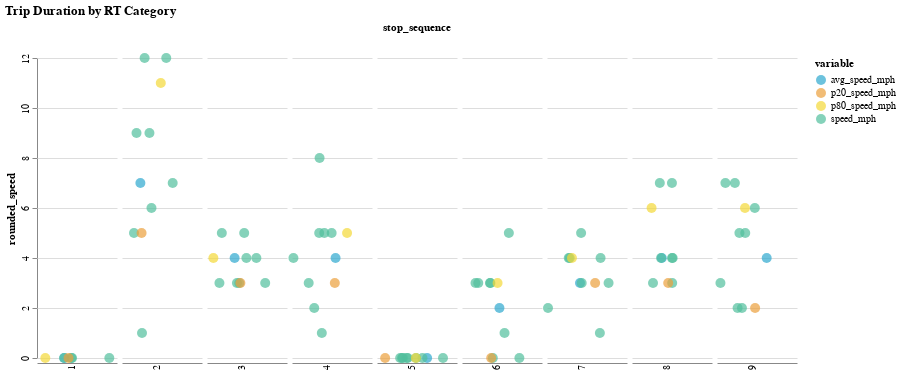

Write notebook code for a chart like this one.
### Code cell
chart2

### Figure 1 — Vega-Lite specification as saved in the notebook (floating-point values rounded to 4 significant figures)
{"config": {"view": {"continuousWidth": 400, "continuousHeight": 300, "stroke": null}, "facet": {"spacing": 0}}, "data": {"name": "data-dff0b11a0dc021cd7521f1198c1e7b36"}, "mark": {"type": "circle", "size": 100}, "encoding": {"color": {"field": "variable", "scale": {"range": ["#2EA8CE", "#EB9F3C", "#F4D837", "#51BF9D", "#8CBCCB", "#9487C0"]}, "type": "nominal"}, "column": {"field": "stop_sequence", "header": {"labelAlign": "right", "labelAngle": -90, "labelOrient": "bottom", "labelPadding": 2, "titleOrient": "top"}, "type": "nominal"}, "tooltip": [{"field": "_gtfs_dataset_name", "type": "nominal"}, {"field": "shape_array_key", "type": "nominal"}, {"field": "trip_id", "type": "nominal"}, {"field": "stop_sequence", "type": "quantitative"}, {"field": "gtfs_dataset_key", "type": "nominal"}, {"field": "loop_or_inlining", "type": "quantitative"}, {"field": "n_trips", "type": "quantitative"}, {"field": "variable", "type": "nominal"}, {"field": "speed", "type": "quantitative"}, {"field": "rounded_speed", "type": "quantitative"}], "x": {"axis": {"grid": false, "labels": false, "ticks": false, "values": [0]}, "field": "jitter", "scale": {}, "title": null, "type": "quantitative"}, "y": {"axis": {"labelAngle": -90}, "field": "rounded_speed", "type": "quantitative"}}, "height": 300, "title": "Trip Duration by RT Category", "transform": [{"calculate": "sqrt(-2*log(random()))*cos(2*PI*random())", "as": "jitter"}], "width": 80, "$schema": "https://vega.github.io/schema/vega-lite/v4.17.0.json", "datasets": {"data-dff0b11a0dc021cd7521f1198c1e7b36": [{"_gtfs_dataset_name": "Anaheim Resort VehiclePositions", "shape_array_key": "29d2bbdbeaec1d6888800f85bebf6e33", "trip_id": "aa6a03fe-f119-44a5-8976-2ad77ceeb89f:4", "stop_sequence": 1, "gtfs_dataset_key": "1051e067d18a76b0a79789f051d5c22b", "loop_or_inlining": 1, "n_trips": 8, "variable": "avg_speed_mph", "speed": 0.0, "rounded_speed": 0}, {"_gtfs_dataset_name": "Anaheim Resort VehiclePositions", "shape_array_key": "29d2bbdbeaec1d6888800f85bebf6e33", "trip_id": "aa6a03fe-f119-44a5-8976-2ad77ceeb89f:4", "stop_sequence": 2, "gtfs_dataset_key": "1051e067d18a76b0a79789f051d5c22b", "loop_or_inlining": 1, "n_trips": 8, "variable": "avg_speed_mph", "speed": 7.99, "rounded_speed": 7}, {"_gtfs_dataset_name": "Anaheim Resort VehiclePositions", "shape_array_key": "29d2bbdbeaec1d6888800f85bebf6e33", "trip_id": "aa6a03fe-f119-44a5-8976-2ad77ceeb89f:8", "stop_sequence": 3, "gtfs_dataset_key": "1051e067d18a76b0a79789f051d5c22b", "loop_or_inlining": 1, "n_trips": 8, "variable": "avg_speed_mph", "speed": 4.21, "rounded_speed": 4}, {"_gtfs_dataset_name": "Anaheim Resort VehiclePositions", "shape_array_key": "29d2bbdbeaec1d6888800f85bebf6e33", "trip_id": "aa6a03fe-f119-44a5-8976-2ad77ceeb89f:3", "stop_sequence": 4, "gtfs_dataset_key": "1051e067d18a76b0a79789f051d5c22b", "loop_or_inlining": 1, "n_trips": 8, "variable": "avg_speed_mph", "speed": 4.81, "rounded_speed": 4}, {"_gtfs_dataset_name": "Anaheim Resort VehiclePositions", "shape_array_key": "29d2bbdbeaec1d6888800f85bebf6e33", "trip_id": "aa6a03fe-f119-44a5-8976-2ad77ceeb89f:5", "stop_sequence": 5, "gtfs_dataset_key": "1051e067d18a76b0a79789f051d5c22b", "loop_or_inlining": 1, "n_trips": 8, "variable": "avg_speed_mph", "speed": 0.61, "rounded_speed": 0}, {"_gtfs_dataset_name": "Anaheim Resort VehiclePositions", "shape_array_key": "29d2bbdbeaec1d6888800f85bebf6e33", "trip_id": "aa6a03fe-f119-44a5-8976-2ad77ceeb89f:1", "stop_sequence": 6, "gtfs_dataset_key": "1051e067d18a76b0a79789f051d5c22b", "loop_or_inlining": 1, "n_trips": 8, "variable": "avg_speed_mph", "speed": 2.46, "rounded_speed": 2}, {"_gtfs_dataset_name": "Anaheim Resort VehiclePositions", "shape_array_key": "29d2bbdbeaec1d6888800f85bebf6e33", "trip_id": "aa6a03fe-f119-44a5-8976-2ad77ceeb89f:4", "stop_sequence": 7, "gtfs_dataset_key": "1051e067d18a76b0a79789f051d5c22b", "loop_or_inlining": 1, "n_trips": 8, "variable": "avg_speed_mph", "speed": 3.82, "rounded_speed": 3}, {"_gtfs_dataset_name": "Anaheim Resort VehiclePositions", "shape_array_key": "29d2bbdbeaec1d6888800f85bebf6e33", "trip_id": "aa6a03fe-f119-44a5-8976-2ad77ceeb89f:5", "stop_sequence": 8, "gtfs_dataset_key": "1051e067d18a76b0a79789f051d5c22b", "loop_or_inlining": 1, "n_trips": 8, "variable": "avg_speed_mph", "speed": 4.91, "rounded_speed": 4}, {"_gtfs_dataset_name": "Anaheim Resort VehiclePositions", "shape_array_key": "29d2bbdbeaec1d6888800f85bebf6e33", "trip_id": "aa6a03fe-f119-44a5-8976-2ad77ceeb89f:5", "stop_sequence": 9, "gtfs_dataset_key": "1051e067d18a76b0a79789f051d5c22b", "loop_or_inlining": 1, "n_trips": 8, "variable": "avg_speed_mph", "speed": 4.96, "rounded_speed": 4}, {"_gtfs_dataset_name": "Anaheim Resort VehiclePositions", "shape_array_key": "29d2bbdbeaec1d6888800f85bebf6e33", "trip_id": "aa6a03fe-f119-44a5-8976-2ad77ceeb89f:4", "stop_sequence": 1, "gtfs_dataset_key": "1051e067d18a76b0a79789f051d5c22b", "loop_or_inlining": 1, "n_trips": 8, "variable": "speed_mph", "speed": 0.0, "rounded_speed": 0}, {"_gtfs_dataset_name": "Anaheim Resort VehiclePositions", "shape_array_key": "29d2bbdbeaec1d6888800f85bebf6e33", "trip_id": "aa6a03fe-f119-44a5-8976-2ad77ceeb89f:1", "stop_sequence": 1, "gtfs_dataset_key": "1051e067d18a76b0a79789f051d5c22b", "loop_or_inlining": 1, "n_trips": 8, "variable": "speed_mph", "speed": 0.0008325, "rounded_speed": 0}, {"_gtfs_dataset_name": "Anaheim Resort VehiclePositions", "shape_array_key": "29d2bbdbeaec1d6888800f85bebf6e33", "trip_id": "aa6a03fe-f119-44a5-8976-2ad77ceeb89f:3", "stop_sequence": 1, "gtfs_dataset_key": "1051e067d18a76b0a79789f051d5c22b", "loop_or_inlining": 1, "n_trips": 8, "variable": "speed_mph", "speed": 0.02417, "rounded_speed": 0}, {"_gtfs_dataset_name": "Anaheim Resort VehiclePositions", "shape_array_key": "29d2bbdbeaec1d6888800f85bebf6e33", "trip_id": "aa6a03fe-f119-44a5-8976-2ad77ceeb89f:7", "stop_sequence": 1, "gtfs_dataset_key": "1051e067d18a76b0a79789f051d5c22b", "loop_or_inlining": 1, "n_trips": 8, "variable": "speed_mph", "speed": 0.004286, "rounded_speed": 0}, {"_gtfs_dataset_name": "Anaheim Resort VehiclePositions", "shape_array_key": "29d2bbdbeaec1d6888800f85bebf6e33", "trip_id": "aa6a03fe-f119-44a5-8976-2ad77ceeb89f:4", "stop_sequence": 2, "gtfs_dataset_key": "1051e067d18a76b0a79789f051d5c22b", "loop_or_inlining": 1, "n_trips": 8, "variable": "speed_mph", "speed": 9.053, "rounded_speed": 9}, {"_gtfs_dataset_name": "Anaheim Resort VehiclePositions", "shape_array_key": "29d2bbdbeaec1d6888800f85bebf6e33", "trip_id": "aa6a03fe-f119-44a5-8976-2ad77ceeb89f:8", "stop_sequence": 2, "gtfs_dataset_key": "1051e067d18a76b0a79789f051d5c22b", "loop_or_inlining": 1, "n_trips": 8, "variable": "speed_mph", "speed": 9.572, "rounded_speed": 9}, {"_gtfs_dataset_name": "Anaheim Resort VehiclePositions", "shape_array_key": "29d2bbdbeaec1d6888800f85bebf6e33", "trip_id": "aa6a03fe-f119-44a5-8976-2ad77ceeb89f:2", "stop_sequence": 2, "gtfs_dataset_key": "1051e067d18a76b0a79789f051d5c22b", "loop_or_inlining": 1, "n_trips": 8, "variable": "speed_mph", "speed": 12.08, "rounded_speed": 12}, {"_gtfs_dataset_name": "Anaheim Resort VehiclePositions", "shape_array_key": "29d2bbdbeaec1d6888800f85bebf6e33", "trip_id": "aa6a03fe-f119-44a5-8976-2ad77ceeb89f:7", "stop_sequence": 2, "gtfs_dataset_key": "1051e067d18a76b0a79789f051d5c22b", "loop_or_inlining": 1, "n_trips": 8, "variable": "speed_mph", "speed": 7.317, "rounded_speed": 7}, {"_gtfs_dataset_name": "Anaheim Resort VehiclePositions", "shape_array_key": "29d2bbdbeaec1d6888800f85bebf6e33", "trip_id": "aa6a03fe-f119-44a5-8976-2ad77ceeb89f:5", "stop_sequence": 2, "gtfs_dataset_key": "1051e067d18a76b0a79789f051d5c22b", "loop_or_inlining": 1, "n_trips": 8, "variable": "speed_mph", "speed": 12.23, "rounded_speed": 12}, {"_gtfs_dataset_name": "Anaheim Resort VehiclePositions", "shape_array_key": "29d2bbdbeaec1d6888800f85bebf6e33", "trip_id": "aa6a03fe-f119-44a5-8976-2ad77ceeb89f:1", "stop_sequence": 2, "gtfs_dataset_key": "1051e067d18a76b0a79789f051d5c22b", "loop_or_inlining": 1, "n_trips": 8, "variable": "speed_mph", "speed": 1.475, "rounded_speed": 1}, {"_gtfs_dataset_name": "Anaheim Resort VehiclePositions", "shape_array_key": "29d2bbdbeaec1d6888800f85bebf6e33", "trip_id": "aa6a03fe-f119-44a5-8976-2ad77ceeb89f:3", "stop_sequence": 2, "gtfs_dataset_key": "1051e067d18a76b0a79789f051d5c22b", "loop_or_inlining": 1, "n_trips": 8, "variable": "speed_mph", "speed": 6.665, "rounded_speed": 6}, {"_gtfs_dataset_name": "Anaheim Resort VehiclePositions", "shape_array_key": "29d2bbdbeaec1d6888800f85bebf6e33", "trip_id": "aa6a03fe-f119-44a5-8976-2ad77ceeb89f:6", "stop_sequence": 2, "gtfs_dataset_key": "1051e067d18a76b0a79789f051d5c22b", "loop_or_inlining": 1, "n_trips": 8, "variable": "speed_mph", "speed": 5.539, "rounded_speed": 5}, {"_gtfs_dataset_name": "Anaheim Resort VehiclePositions", "shape_array_key": "29d2bbdbeaec1d6888800f85bebf6e33", "trip_id": "aa6a03fe-f119-44a5-8976-2ad77ceeb89f:8", "stop_sequence": 3, "gtfs_dataset_key": "1051e067d18a76b0a79789f051d5c22b", "loop_or_inlining": 1, "n_trips": 8, "variable": "speed_mph", "speed": 4.204, "rounded_speed": 4}, {"_gtfs_dataset_name": "Anaheim Resort VehiclePositions", "shape_array_key": "29d2bbdbeaec1d6888800f85bebf6e33", "trip_id": "aa6a03fe-f119-44a5-8976-2ad77ceeb89f:6", "stop_sequence": 3, "gtfs_dataset_key": "1051e067d18a76b0a79789f051d5c22b", "loop_or_inlining": 1, "n_trips": 8, "variable": "speed_mph", "speed": 5.456, "rounded_speed": 5}, {"_gtfs_dataset_name": "Anaheim Resort VehiclePositions", "shape_array_key": "29d2bbdbeaec1d6888800f85bebf6e33", "trip_id": "aa6a03fe-f119-44a5-8976-2ad77ceeb89f:3", "stop_sequence": 3, "gtfs_dataset_key": "1051e067d18a76b0a79789f051d5c22b", "loop_or_inlining": 1, "n_trips": 8, "variable": "speed_mph", "speed": 5.234, "rounded_speed": 5}, {"_gtfs_dataset_name": "Anaheim Resort VehiclePositions", "shape_array_key": "29d2bbdbeaec1d6888800f85bebf6e33", "trip_id": "aa6a03fe-f119-44a5-8976-2ad77ceeb89f:7", "stop_sequence": 3, "gtfs_dataset_key": "1051e067d18a76b0a79789f051d5c22b", "loop_or_inlining": 1, "n_trips": 8, "variable": "speed_mph", "speed": 3.744, "rounded_speed": 3}, {"_gtfs_dataset_name": "Anaheim Resort VehiclePositions", "shape_array_key": "29d2bbdbeaec1d6888800f85bebf6e33", "trip_id": "aa6a03fe-f119-44a5-8976-2ad77ceeb89f:1", "stop_sequence": 3, "gtfs_dataset_key": "1051e067d18a76b0a79789f051d5c22b", "loop_or_inlining": 1, "n_trips": 8, "variable": "speed_mph", "speed": 3.771, "rounded_speed": 3}, {"_gtfs_dataset_name": "Anaheim Resort VehiclePositions", "shape_array_key": "29d2bbdbeaec1d6888800f85bebf6e33", "trip_id": "aa6a03fe-f119-44a5-8976-2ad77ceeb89f:5", "stop_sequence": 3, "gtfs_dataset_key": "1051e067d18a76b0a79789f051d5c22b", "loop_or_inlining": 1, "n_trips": 8, "variable": "speed_mph", "speed": 3.717, "rounded_speed": 3}, {"_gtfs_dataset_name": "Anaheim Resort VehiclePositions", "shape_array_key": "29d2bbdbeaec1d6888800f85bebf6e33", "trip_id": "aa6a03fe-f119-44a5-8976-2ad77ceeb89f:4", "stop_sequence": 3, "gtfs_dataset_key": "1051e067d18a76b0a79789f051d5c22b", "loop_or_inlining": 1, "n_trips": 8, "variable": "speed_mph", "speed": 4.031, "rounded_speed": 4}, {"_gtfs_dataset_name": "Anaheim Resort VehiclePositions", "shape_array_key": "29d2bbdbeaec1d6888800f85bebf6e33", "trip_id": "aa6a03fe-f119-44a5-8976-2ad77ceeb89f:2", "stop_sequence": 3, "gtfs_dataset_key": "1051e067d18a76b0a79789f051d5c22b", "loop_or_inlining": 1, "n_trips": 8, "variable": "speed_mph", "speed": 3.537, "rounded_speed": 3}, {"_gtfs_dataset_name": "Anaheim Resort VehiclePositions", "shape_array_key": "29d2bbdbeaec1d6888800f85bebf6e33", "trip_id": "aa6a03fe-f119-44a5-8976-2ad77ceeb89f:3", "stop_sequence": 4, "gtfs_dataset_key": "1051e067d18a76b0a79789f051d5c22b", "loop_or_inlining": 1, "n_trips": 8, "variable": "speed_mph", "speed": 5.502, "rounded_speed": 5}, {"_gtfs_dataset_name": "Anaheim Resort VehiclePositions", "shape_array_key": "29d2bbdbeaec1d6888800f85bebf6e33", "trip_id": "aa6a03fe-f119-44a5-8976-2ad77ceeb89f:2", "stop_sequence": 4, "gtfs_dataset_key": "1051e067d18a76b0a79789f051d5c22b", "loop_or_inlining": 1, "n_trips": 8, "variable": "speed_mph", "speed": 4.743, "rounded_speed": 4}, {"_gtfs_dataset_name": "Anaheim Resort VehiclePositions", "shape_array_key": "29d2bbdbeaec1d6888800f85bebf6e33", "trip_id": "aa6a03fe-f119-44a5-8976-2ad77ceeb89f:5", "stop_sequence": 4, "gtfs_dataset_key": "1051e067d18a76b0a79789f051d5c22b", "loop_or_inlining": 1, "n_trips": 8, "variable": "speed_mph", "speed": 2.685, "rounded_speed": 2}, {"_gtfs_dataset_name": "Anaheim Resort VehiclePositions", "shape_array_key": "29d2bbdbeaec1d6888800f85bebf6e33", "trip_id": "aa6a03fe-f119-44a5-8976-2ad77ceeb89f:4", "stop_sequence": 4, "gtfs_dataset_key": "1051e067d18a76b0a79789f051d5c22b", "loop_or_inlining": 1, "n_trips": 8, "variable": "speed_mph", "speed": 1.904, "rounded_speed": 1}, {"_gtfs_dataset_name": "Anaheim Resort VehiclePositions", "shape_array_key": "29d2bbdbeaec1d6888800f85bebf6e33", "trip_id": "aa6a03fe-f119-44a5-8976-2ad77ceeb89f:1", "stop_sequence": 4, "gtfs_dataset_key": "1051e067d18a76b0a79789f051d5c22b", "loop_or_inlining": 1, "n_trips": 8, "variable": "speed_mph", "speed": 8.875, "rounded_speed": 8}, {"_gtfs_dataset_name": "Anaheim Resort VehiclePositions", "shape_array_key": "29d2bbdbeaec1d6888800f85bebf6e33", "trip_id": "aa6a03fe-f119-44a5-8976-2ad77ceeb89f:6", "stop_sequence": 4, "gtfs_dataset_key": "1051e067d18a76b0a79789f051d5c22b", "loop_or_inlining": 1, "n_trips": 8, "variable": "speed_mph", "speed": 3.97, "rounded_speed": 3}, {"_gtfs_dataset_name": "Anaheim Resort VehiclePositions", "shape_array_key": "29d2bbdbeaec1d6888800f85bebf6e33", "trip_id": "aa6a03fe-f119-44a5-8976-2ad77ceeb89f:7", "stop_sequence": 4, "gtfs_dataset_key": "1051e067d18a76b0a79789f051d5c22b", "loop_or_inlining": 1, "n_trips": 8, "variable": "speed_mph", "speed": 5.037, "rounded_speed": 5}, {"_gtfs_dataset_name": "Anaheim Resort VehiclePositions", "shape_array_key": "29d2bbdbeaec1d6888800f85bebf6e33", "trip_id": "aa6a03fe-f119-44a5-8976-2ad77ceeb89f:8", "stop_sequence": 4, "gtfs_dataset_key": "1051e067d18a76b0a79789f051d5c22b", "loop_or_inlining": 1, "n_trips": 8, "variable": "speed_mph", "speed": 5.792, "rounded_speed": 5}, {"_gtfs_dataset_name": "Anaheim Resort VehiclePositions", "shape_array_key": "29d2bbdbeaec1d6888800f85bebf6e33", "trip_id": "aa6a03fe-f119-44a5-8976-2ad77ceeb89f:5", "stop_sequence": 5, "gtfs_dataset_key": "1051e067d18a76b0a79789f051d5c22b", "loop_or_inlining": 1, "n_trips": 8, "variable": "speed_mph", "speed": 0.4003, "rounded_speed": 0}, {"_gtfs_dataset_name": "Anaheim Resort VehiclePositions", "shape_array_key": "29d2bbdbeaec1d6888800f85bebf6e33", "trip_id": "aa6a03fe-f119-44a5-8976-2ad77ceeb89f:1", "stop_sequence": 5, "gtfs_dataset_key": "1051e067d18a76b0a79789f051d5c22b", "loop_or_inlining": 1, "n_trips": 8, "variable": "speed_mph", "speed": 0.3649, "rounded_speed": 0}, {"_gtfs_dataset_name": "Anaheim Resort VehiclePositions", "shape_array_key": "29d2bbdbeaec1d6888800f85bebf6e33", "trip_id": "aa6a03fe-f119-44a5-8976-2ad77ceeb89f:6", "stop_sequence": 5, "gtfs_dataset_key": "1051e067d18a76b0a79789f051d5c22b", "loop_or_inlining": 1, "n_trips": 8, "variable": "speed_mph", "speed": 0.9531, "rounded_speed": 0}, {"_gtfs_dataset_name": "Anaheim Resort VehiclePositions", "shape_array_key": "29d2bbdbeaec1d6888800f85bebf6e33", "trip_id": "aa6a03fe-f119-44a5-8976-2ad77ceeb89f:2", "stop_sequence": 5, "gtfs_dataset_key": "1051e067d18a76b0a79789f051d5c22b", "loop_or_inlining": 1, "n_trips": 8, "variable": "speed_mph", "speed": 0.9439, "rounded_speed": 0}, {"_gtfs_dataset_name": "Anaheim Resort VehiclePositions", "shape_array_key": "29d2bbdbeaec1d6888800f85bebf6e33", "trip_id": "aa6a03fe-f119-44a5-8976-2ad77ceeb89f:4", "stop_sequence": 5, "gtfs_dataset_key": "1051e067d18a76b0a79789f051d5c22b", "loop_or_inlining": 1, "n_trips": 8, "variable": "speed_mph", "speed": 0.7387, "rounded_speed": 0}, {"_gtfs_dataset_name": "Anaheim Resort VehiclePositions", "shape_array_key": "29d2bbdbeaec1d6888800f85bebf6e33", "trip_id": "aa6a03fe-f119-44a5-8976-2ad77ceeb89f:7", "stop_sequence": 5, "gtfs_dataset_key": "1051e067d18a76b0a79789f051d5c22b", "loop_or_inlining": 1, "n_trips": 8, "variable": "speed_mph", "speed": 0.8584, "rounded_speed": 0}, {"_gtfs_dataset_name": "Anaheim Resort VehiclePositions", "shape_array_key": "29d2bbdbeaec1d6888800f85bebf6e33", "trip_id": "aa6a03fe-f119-44a5-8976-2ad77ceeb89f:8", "stop_sequence": 5, "gtfs_dataset_key": "1051e067d18a76b0a79789f051d5c22b", "loop_or_inlining": 1, "n_trips": 8, "variable": "speed_mph", "speed": 0.03051, "rounded_speed": 0}, {"_gtfs_dataset_name": "Anaheim Resort VehiclePositions", "shape_array_key": "29d2bbdbeaec1d6888800f85bebf6e33", "trip_id": "aa6a03fe-f119-44a5-8976-2ad77ceeb89f:3", "stop_sequence": 5, "gtfs_dataset_key": "1051e067d18a76b0a79789f051d5c22b", "loop_or_inlining": 1, "n_trips": 8, "variable": "speed_mph", "speed": 0.6211, "rounded_speed": 0}, {"_gtfs_dataset_name": "Anaheim Resort VehiclePositions", "shape_array_key": "29d2bbdbeaec1d6888800f85bebf6e33", "trip_id": "aa6a03fe-f119-44a5-8976-2ad77ceeb89f:1", "stop_sequence": 6, "gtfs_dataset_key": "1051e067d18a76b0a79789f051d5c22b", "loop_or_inlining": 1, "n_trips": 8, "variable": "speed_mph", "speed": 3.178, "rounded_speed": 3}, {"_gtfs_dataset_name": "Anaheim Resort VehiclePositions", "shape_array_key": "29d2bbdbeaec1d6888800f85bebf6e33", "trip_id": "aa6a03fe-f119-44a5-8976-2ad77ceeb89f:7", "stop_sequence": 6, "gtfs_dataset_key": "1051e067d18a76b0a79789f051d5c22b", "loop_or_inlining": 1, "n_trips": 8, "variable": "speed_mph", "speed": 3.115, "rounded_speed": 3}, {"_gtfs_dataset_name": "Anaheim Resort VehiclePositions", "shape_array_key": "29d2bbdbeaec1d6888800f85bebf6e33", "trip_id": "aa6a03fe-f119-44a5-8976-2ad77ceeb89f:5", "stop_sequence": 6, "gtfs_dataset_key": "1051e067d18a76b0a79789f051d5c22b", "loop_or_inlining": 1, "n_trips": 8, "variable": "speed_mph", "speed": 3.071, "rounded_speed": 3}, {"_gtfs_dataset_name": "Anaheim Resort VehiclePositions", "shape_array_key": "29d2bbdbeaec1d6888800f85bebf6e33", "trip_id": "aa6a03fe-f119-44a5-8976-2ad77ceeb89f:8", "stop_sequence": 6, "gtfs_dataset_key": "1051e067d18a76b0a79789f051d5c22b", "loop_or_inlining": 1, "n_trips": 8, "variable": "speed_mph", "speed": 1.605, "rounded_speed": 1}, {"_gtfs_dataset_name": "Anaheim Resort VehiclePositions", "shape_array_key": "29d2bbdbeaec1d6888800f85bebf6e33", "trip_id": "aa6a03fe-f119-44a5-8976-2ad77ceeb89f:4", "stop_sequence": 6, "gtfs_dataset_key": "1051e067d18a76b0a79789f051d5c22b", "loop_or_inlining": 1, "n_trips": 8, "variable": "speed_mph", "speed": 0.0, "rounded_speed": 0}, {"_gtfs_dataset_name": "Anaheim Resort VehiclePositions", "shape_array_key": "29d2bbdbeaec1d6888800f85bebf6e33", "trip_id": "aa6a03fe-f119-44a5-8976-2ad77ceeb89f:6", "stop_sequence": 6, "gtfs_dataset_key": "1051e067d18a76b0a79789f051d5c22b", "loop_or_inlining": 1, "n_trips": 8, "variable": "speed_mph", "speed": 3.476, "rounded_speed": 3}, {"_gtfs_dataset_name": "Anaheim Resort VehiclePositions", "shape_array_key": "29d2bbdbeaec1d6888800f85bebf6e33", "trip_id": "aa6a03fe-f119-44a5-8976-2ad77ceeb89f:3", "stop_sequence": 6, "gtfs_dataset_key": "1051e067d18a76b0a79789f051d5c22b", "loop_or_inlining": 1, "n_trips": 8, "variable": "speed_mph", "speed": 5.165, "rounded_speed": 5}, {"_gtfs_dataset_name": "Anaheim Resort VehiclePositions", "shape_array_key": "29d2bbdbeaec1d6888800f85bebf6e33", "trip_id": "aa6a03fe-f119-44a5-8976-2ad77ceeb89f:2", "stop_sequence": 6, "gtfs_dataset_key": "1051e067d18a76b0a79789f051d5c22b", "loop_or_inlining": 1, "n_trips": 8, "variable": "speed_mph", "speed": 0.1064, "rounded_speed": 0}, {"_gtfs_dataset_name": "Anaheim Resort VehiclePositions", "shape_array_key": "29d2bbdbeaec1d6888800f85bebf6e33", "trip_id": "aa6a03fe-f119-44a5-8976-2ad77ceeb89f:4", "stop_sequence": 7, "gtfs_dataset_key": "1051e067d18a76b0a79789f051d5c22b", "loop_or_inlining": 1, "n_trips": 8, "variable": "speed_mph", "speed": 3.727, "rounded_speed": 3}, {"_gtfs_dataset_name": "Anaheim Resort VehiclePositions", "shape_array_key": "29d2bbdbeaec1d6888800f85bebf6e33", "trip_id": "aa6a03fe-f119-44a5-8976-2ad77ceeb89f:2", "stop_sequence": 7, "gtfs_dataset_key": "1051e067d18a76b0a79789f051d5c22b", "loop_or_inlining": 1, "n_trips": 8, "variable": "speed_mph", "speed": 4.198, "rounded_speed": 4}, {"_gtfs_dataset_name": "Anaheim Resort VehiclePositions", "shape_array_key": "29d2bbdbeaec1d6888800f85bebf6e33", "trip_id": "aa6a03fe-f119-44a5-8976-2ad77ceeb89f:7", "stop_sequence": 7, "gtfs_dataset_key": "1051e067d18a76b0a79789f051d5c22b", "loop_or_inlining": 1, "n_trips": 8, "variable": "speed_mph", "speed": 4.399, "rounded_speed": 4}, {"_gtfs_dataset_name": "Anaheim Resort VehiclePositions", "shape_array_key": "29d2bbdbeaec1d6888800f85bebf6e33", "trip_id": "aa6a03fe-f119-44a5-8976-2ad77ceeb89f:5", "stop_sequence": 7, "gtfs_dataset_key": "1051e067d18a76b0a79789f051d5c22b", "loop_or_inlining": 1, "n_trips": 8, "variable": "speed_mph", "speed": 1.597, "rounded_speed": 1}, {"_gtfs_dataset_name": "Anaheim Resort VehiclePositions", "shape_array_key": "29d2bbdbeaec1d6888800f85bebf6e33", "trip_id": "aa6a03fe-f119-44a5-8976-2ad77ceeb89f:8", "stop_sequence": 7, "gtfs_dataset_key": "1051e067d18a76b0a79789f051d5c22b", "loop_or_inlining": 1, "n_trips": 8, "variable": "speed_mph", "speed": 4.383, "rounded_speed": 4}, {"_gtfs_dataset_name": "Anaheim Resort VehiclePositions", "shape_array_key": "29d2bbdbeaec1d6888800f85bebf6e33", "trip_id": "aa6a03fe-f119-44a5-8976-2ad77ceeb89f:1", "stop_sequence": 7, "gtfs_dataset_key": "1051e067d18a76b0a79789f051d5c22b", "loop_or_inlining": 1, "n_trips": 8, "variable": "speed_mph", "speed": 5.729, "rounded_speed": 5}, {"_gtfs_dataset_name": "Anaheim Resort VehiclePositions", "shape_array_key": "29d2bbdbeaec1d6888800f85bebf6e33", "trip_id": "aa6a03fe-f119-44a5-8976-2ad77ceeb89f:6", "stop_sequence": 7, "gtfs_dataset_key": "1051e067d18a76b0a79789f051d5c22b", "loop_or_inlining": 1, "n_trips": 8, "variable": "speed_mph", "speed": 3.851, "rounded_speed": 3}, {"_gtfs_dataset_name": "Anaheim Resort VehiclePositions", "shape_array_key": "29d2bbdbeaec1d6888800f85bebf6e33", "trip_id": "aa6a03fe-f119-44a5-8976-2ad77ceeb89f:3", "stop_sequence": 7, "gtfs_dataset_key": "1051e067d18a76b0a79789f051d5c22b", "loop_or_inlining": 1, "n_trips": 8, "variable": "speed_mph", "speed": 2.666, "rounded_speed": 2}, {"_gtfs_dataset_name": "Anaheim Resort VehiclePositions", "shape_array_key": "29d2bbdbeaec1d6888800f85bebf6e33", "trip_id": "aa6a03fe-f119-44a5-8976-2ad77ceeb89f:5", "stop_sequence": 8, "gtfs_dataset_key": "1051e067d18a76b0a79789f051d5c22b", "loop_or_inlining": 1, "n_trips": 8, "variable": "speed_mph", "speed": 3.353, "rounded_speed": 3}, {"_gtfs_dataset_name": "Anaheim Resort VehiclePositions", "shape_array_key": "29d2bbdbeaec1d6888800f85bebf6e33", "trip_id": "aa6a03fe-f119-44a5-8976-2ad77ceeb89f:7", "stop_sequence": 8, "gtfs_dataset_key": "1051e067d18a76b0a79789f051d5c22b", "loop_or_inlining": 1, "n_trips": 8, "variable": "speed_mph", "speed": 4.715, "rounded_speed": 4}, {"_gtfs_dataset_name": "Anaheim Resort VehiclePositions", "shape_array_key": "29d2bbdbeaec1d6888800f85bebf6e33", "trip_id": "aa6a03fe-f119-44a5-8976-2ad77ceeb89f:4", "stop_sequence": 8, "gtfs_dataset_key": "1051e067d18a76b0a79789f051d5c22b", "loop_or_inlining": 1, "n_trips": 8, "variable": "speed_mph", "speed": 7.497, "rounded_speed": 7}, {"_gtfs_dataset_name": "Anaheim Resort VehiclePositions", "shape_array_key": "29d2bbdbeaec1d6888800f85bebf6e33", "trip_id": "aa6a03fe-f119-44a5-8976-2ad77ceeb89f:1", "stop_sequence": 8, "gtfs_dataset_key": "1051e067d18a76b0a79789f051d5c22b", "loop_or_inlining": 1, "n_trips": 8, "variable": "speed_mph", "speed": 7.197, "rounded_speed": 7}, {"_gtfs_dataset_name": "Anaheim Resort VehiclePositions", "shape_array_key": "29d2bbdbeaec1d6888800f85bebf6e33", "trip_id": "aa6a03fe-f119-44a5-8976-2ad77ceeb89f:6", "stop_sequence": 8, "gtfs_dataset_key": "1051e067d18a76b0a79789f051d5c22b", "loop_or_inlining": 1, "n_trips": 8, "variable": "speed_mph", "speed": 4.589, "rounded_speed": 4}, {"_gtfs_dataset_name": "Anaheim Resort VehiclePositions", "shape_array_key": "29d2bbdbeaec1d6888800f85bebf6e33", "trip_id": "aa6a03fe-f119-44a5-8976-2ad77ceeb89f:2", "stop_sequence": 8, "gtfs_dataset_key": "1051e067d18a76b0a79789f051d5c22b", "loop_or_inlining": 1, "n_trips": 8, "variable": "speed_mph", "speed": 3.971, "rounded_speed": 3}, {"_gtfs_dataset_name": "Anaheim Resort VehiclePositions", "shape_array_key": "29d2bbdbeaec1d6888800f85bebf6e33", "trip_id": "aa6a03fe-f119-44a5-8976-2ad77ceeb89f:3", "stop_sequence": 8, "gtfs_dataset_key": "1051e067d18a76b0a79789f051d5c22b", "loop_or_inlining": 1, "n_trips": 8, "variable": "speed_mph", "speed": 4.619, "rounded_speed": 4}, {"_gtfs_dataset_name": "Anaheim Resort VehiclePositions", "shape_array_key": "29d2bbdbeaec1d6888800f85bebf6e33", "trip_id": "aa6a03fe-f119-44a5-8976-2ad77ceeb89f:5", "stop_sequence": 9, "gtfs_dataset_key": "1051e067d18a76b0a79789f051d5c22b", "loop_or_inlining": 1, "n_trips": 8, "variable": "speed_mph", "speed": 2.493, "rounded_speed": 2}, {"_gtfs_dataset_name": "Anaheim Resort VehiclePositions", "shape_array_key": "29d2bbdbeaec1d6888800f85bebf6e33", "trip_id": "aa6a03fe-f119-44a5-8976-2ad77ceeb89f:2", "stop_sequence": 9, "gtfs_dataset_key": "1051e067d18a76b0a79789f051d5c22b", "loop_or_inlining": 1, "n_trips": 8, "variable": "speed_mph", "speed": 2.826, "rounded_speed": 2}, {"_gtfs_dataset_name": "Anaheim Resort VehiclePositions", "shape_array_key": "29d2bbdbeaec1d6888800f85bebf6e33", "trip_id": "aa6a03fe-f119-44a5-8976-2ad77ceeb89f:3", "stop_sequence": 9, "gtfs_dataset_key": "1051e067d18a76b0a79789f051d5c22b", "loop_or_inlining": 1, "n_trips": 8, "variable": "speed_mph", "speed": 5.097, "rounded_speed": 5}, {"_gtfs_dataset_name": "Anaheim Resort VehiclePositions", "shape_array_key": "29d2bbdbeaec1d6888800f85bebf6e33", "trip_id": "aa6a03fe-f119-44a5-8976-2ad77ceeb89f:7", "stop_sequence": 9, "gtfs_dataset_key": "1051e067d18a76b0a79789f051d5c22b", "loop_or_inlining": 1, "n_trips": 8, "variable": "speed_mph", "speed": 6.445, "rounded_speed": 6}, {"_gtfs_dataset_name": "Anaheim Resort VehiclePositions", "shape_array_key": "29d2bbdbeaec1d6888800f85bebf6e33", "trip_id": "aa6a03fe-f119-44a5-8976-2ad77ceeb89f:8", "stop_sequence": 9, "gtfs_dataset_key": "1051e067d18a76b0a79789f051d5c22b", "loop_or_inlining": 1, "n_trips": 8, "variable": "speed_mph", "speed": 7.155, "rounded_speed": 7}, {"_gtfs_dataset_name": "Anaheim Resort VehiclePositions", "shape_array_key": "29d2bbdbeaec1d6888800f85bebf6e33", "trip_id": "aa6a03fe-f119-44a5-8976-2ad77ceeb89f:1", "stop_sequence": 9, "gtfs_dataset_key": "1051e067d18a76b0a79789f051d5c22b", "loop_or_inlining": 1, "n_trips": 8, "variable": "speed_mph", "speed": 7.026, "rounded_speed": 7}, {"_gtfs_dataset_name": "Anaheim Resort VehiclePositions", "shape_array_key": "29d2bbdbeaec1d6888800f85bebf6e33", "trip_id": "aa6a03fe-f119-44a5-8976-2ad77ceeb89f:6", "stop_sequence": 9, "gtfs_dataset_key": "1051e067d18a76b0a79789f051d5c22b", "loop_or_inlining": 1, "n_trips": 8, "variable": "speed_mph", "speed": 5.383, "rounded_speed": 5}, {"_gtfs_dataset_name": "Anaheim Resort VehiclePositions", "shape_array_key": "29d2bbdbeaec1d6888800f85bebf6e33", "trip_id": "aa6a03fe-f119-44a5-8976-2ad77ceeb89f:4", "stop_sequence": 9, "gtfs_dataset_key": "1051e067d18a76b0a79789f051d5c22b", "loop_or_inlining": 1, "n_trips": 8, "variable": "speed_mph", "speed": 3.238, "rounded_speed": 3}, {"_gtfs_dataset_name": "Anaheim Resort VehiclePositions", "shape_array_key": "29d2bbdbeaec1d6888800f85bebf6e33", "trip_id": "aa6a03fe-f119-44a5-8976-2ad77ceeb89f:4", "stop_sequence": 1, "gtfs_dataset_key": "1051e067d18a76b0a79789f051d5c22b", "loop_or_inlining": 1, "n_trips": 8, "variable": "p20_speed_mph", "speed": 0.0, "rounded_speed": 0}, {"_gtfs_dataset_name": "Anaheim Resort VehiclePositions", "shape_array_key": "29d2bbdbeaec1d6888800f85bebf6e33", "trip_id": "aa6a03fe-f119-44a5-8976-2ad77ceeb89f:4", "stop_sequence": 2, "gtfs_dataset_key": "1051e067d18a76b0a79789f051d5c22b", "loop_or_inlining": 1, "n_trips": 8, "variable": "p20_speed_mph", "speed": 5.99, "rounded_speed": 5}, {"_gtfs_dataset_name": "Anaheim Resort VehiclePositions", "shape_array_key": "29d2bbdbeaec1d6888800f85bebf6e33", "trip_id": "aa6a03fe-f119-44a5-8976-2ad77ceeb89f:8", "stop_sequence": 3, "gtfs_dataset_key": "1051e067d18a76b0a79789f051d5c22b", "loop_or_inlining": 1, "n_trips": 8, "variable": "p20_speed_mph", "speed": 3.73, "rounded_speed": 3}, {"_gtfs_dataset_name": "Anaheim Resort VehiclePositions", "shape_array_key": "29d2bbdbeaec1d6888800f85bebf6e33", "trip_id": "aa6a03fe-f119-44a5-8976-2ad77ceeb89f:3", "stop_sequence": 4, "gtfs_dataset_key": "1051e067d18a76b0a79789f051d5c22b", "loop_or_inlining": 1, "n_trips": 8, "variable": "p20_speed_mph", "speed": 3.2, "rounded_speed": 3}, {"_gtfs_dataset_name": "Anaheim Resort VehiclePositions", "shape_array_key": "29d2bbdbeaec1d6888800f85bebf6e33", "trip_id": "aa6a03fe-f119-44a5-8976-2ad77ceeb89f:5", "stop_sequence": 5, "gtfs_dataset_key": "1051e067d18a76b0a79789f051d5c22b", "loop_or_inlining": 1, "n_trips": 8, "variable": "p20_speed_mph", "speed": 0.38, "rounded_speed": 0}, {"_gtfs_dataset_name": "Anaheim Resort VehiclePositions", "shape_array_key": "29d2bbdbeaec1d6888800f85bebf6e33", "trip_id": "aa6a03fe-f119-44a5-8976-2ad77ceeb89f:1", "stop_sequence": 6, "gtfs_dataset_key": "1051e067d18a76b0a79789f051d5c22b", "loop_or_inlining": 1, "n_trips": 8, "variable": "p20_speed_mph", "speed": 0.71, "rounded_speed": 0}, {"_gtfs_dataset_name": "Anaheim Resort VehiclePositions", "shape_array_key": "29d2bbdbeaec1d6888800f85bebf6e33", "trip_id": "aa6a03fe-f119-44a5-8976-2ad77ceeb89f:4", "stop_sequence": 7, "gtfs_dataset_key": "1051e067d18a76b0a79789f051d5c22b", "loop_or_inlining": 1, "n_trips": 8, "variable": "p20_speed_mph", "speed": 3.09, "rounded_speed": 3}, {"_gtfs_dataset_name": "Anaheim Resort VehiclePositions", "shape_array_key": "29d2bbdbeaec1d6888800f85bebf6e33", "trip_id": "aa6a03fe-f119-44a5-8976-2ad77ceeb89f:5", "stop_sequence": 8, "gtfs_dataset_key": "1051e067d18a76b0a79789f051d5c22b", "loop_or_inlining": 1, "n_trips": 8, "variable": "p20_speed_mph", "speed": 3.6, "rounded_speed": 3}, {"_gtfs_dataset_name": "Anaheim Resort VehiclePositions", "shape_array_key": "29d2bbdbeaec1d6888800f85bebf6e33", "trip_id": "aa6a03fe-f119-44a5-8976-2ad77ceeb89f:5", "stop_sequence": 9, "gtfs_dataset_key": "1051e067d18a76b0a79789f051d5c22b", "loop_or_inlining": 1, "n_trips": 8, "variable": "p20_speed_mph", "speed": 2.99, "rounded_speed": 2}, {"_gtfs_dataset_name": "Anaheim Resort VehiclePositions", "shape_array_key": "29d2bbdbeaec1d6888800f85bebf6e33", "trip_id": "aa6a03fe-f119-44a5-8976-2ad77ceeb89f:4", "stop_sequence": 1, "gtfs_dataset_key": "1051e067d18a76b0a79789f051d5c22b", "loop_or_inlining": 1, "n_trips": 8, "variable": "p80_speed_mph", "speed": 0.0, "rounded_speed": 0}, {"_gtfs_dataset_name": "Anaheim Resort VehiclePositions", "shape_array_key": "29d2bbdbeaec1d6888800f85bebf6e33", "trip_id": "aa6a03fe-f119-44a5-8976-2ad77ceeb89f:4", "stop_sequence": 2, "gtfs_dataset_key": "1051e067d18a76b0a79789f051d5c22b", "loop_or_inlining": 1, "n_trips": 8, "variable": "p80_speed_mph", "speed": 11.08, "rounded_speed": 11}, {"_gtfs_dataset_name": "Anaheim Resort VehiclePositions", "shape_array_key": "29d2bbdbeaec1d6888800f85bebf6e33", "trip_id": "aa6a03fe-f119-44a5-8976-2ad77ceeb89f:8", "stop_sequence": 3, "gtfs_dataset_key": "1051e067d18a76b0a79789f051d5c22b", "loop_or_inlining": 1, "n_trips": 8, "variable": "p80_speed_mph", "speed": 4.82, "rounded_speed": 4}, {"_gtfs_dataset_name": "Anaheim Resort VehiclePositions", "shape_array_key": "29d2bbdbeaec1d6888800f85bebf6e33", "trip_id": "aa6a03fe-f119-44a5-8976-2ad77ceeb89f:3", "stop_sequence": 4, "gtfs_dataset_key": "1051e067d18a76b0a79789f051d5c22b", "loop_or_inlining": 1, "n_trips": 8, "variable": "p80_speed_mph", "speed": 5.68, "rounded_speed": 5}, {"_gtfs_dataset_name": "Anaheim Resort VehiclePositions", "shape_array_key": "29d2bbdbeaec1d6888800f85bebf6e33", "trip_id": "aa6a03fe-f119-44a5-8976-2ad77ceeb89f:5", "stop_sequence": 5, "gtfs_dataset_key": "1051e067d18a76b0a79789f051d5c22b", "loop_or_inlining": 1, "n_trips": 8, "variable": "p80_speed_mph", "speed": 0.91, "rounded_speed": 0}, {"_gtfs_dataset_name": "Anaheim Resort VehiclePositions", "shape_array_key": "29d2bbdbeaec1d6888800f85bebf6e33", "trip_id": "aa6a03fe-f119-44a5-8976-2ad77ceeb89f:1", "stop_sequence": 6, "gtfs_dataset_key": "1051e067d18a76b0a79789f051d5c22b", "loop_or_inlining": 1, "n_trips": 8, "variable": "p80_speed_mph", "speed": 3.36, "rounded_speed": 3}, {"_gtfs_dataset_name": "Anaheim Resort VehiclePositions", "shape_array_key": "29d2bbdbeaec1d6888800f85bebf6e33", "trip_id": "aa6a03fe-f119-44a5-8976-2ad77ceeb89f:4", "stop_sequence": 7, "gtfs_dataset_key": "1051e067d18a76b0a79789f051d5c22b", "loop_or_inlining": 1, "n_trips": 8, "variable": "p80_speed_mph", "speed": 4.39, "rounded_speed": 4}, {"_gtfs_dataset_name": "Anaheim Resort VehiclePositions", "shape_array_key": "29d2bbdbeaec1d6888800f85bebf6e33", "trip_id": "aa6a03fe-f119-44a5-8976-2ad77ceeb89f:5", "stop_sequence": 8, "gtfs_dataset_key": "1051e067d18a76b0a79789f051d5c22b", "loop_or_inlining": 1, "n_trips": 8, "variable": "p80_speed_mph", "speed": 6.2, "rounded_speed": 6}, {"_gtfs_dataset_name": "Anaheim Resort VehiclePositions", "shape_array_key": "29d2bbdbeaec1d6888800f85bebf6e33", "trip_id": "aa6a03fe-f119-44a5-8976-2ad77ceeb89f:5", "stop_sequence": 9, "gtfs_dataset_key": "1051e067d18a76b0a79789f051d5c22b", "loop_or_inlining": 1, "n_trips": 8, "variable": "p80_speed_mph", "speed": 6.79, "rounded_speed": 6}]}}
